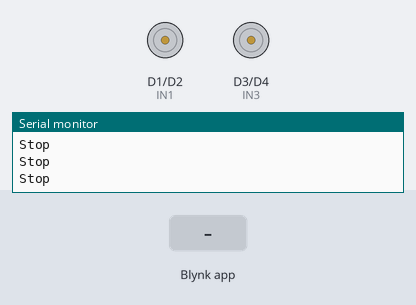
A sketch run on a simulated ESP8266 (NodeMCU). On the bench: motor-driver pin pairs drawn as motors (green arrow = first pin HIGH = forward, orange = second pin HIGH = backward, longer = more drive, scaled by the enable pin), the last lines printed to the serial monitor. The inputs (shaded band) are chosen by the test bench. WiFi joins after 1.5 s; servers stay silent unless stated.

Above: at 3.0 s.
3.1 s: Blynk app writes 1 to V0
4.6 s: Blynk app writes 1 to V4
At 5.8 s:
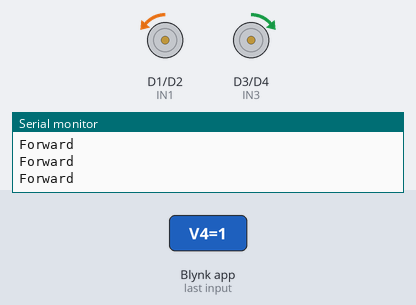
6.1 s: Blynk app writes 0 to V0
At 6.8 s:
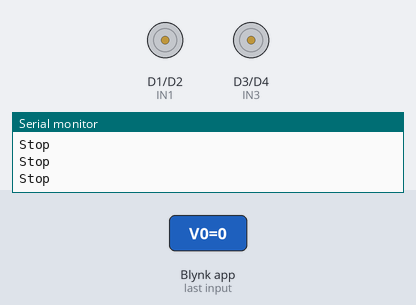
7.6 s: Blynk app writes 1 to V1
At 8.0 s:
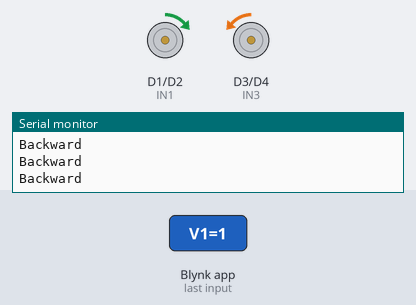
9.1 s: Blynk app writes 0 to V4
At 10.3 s:
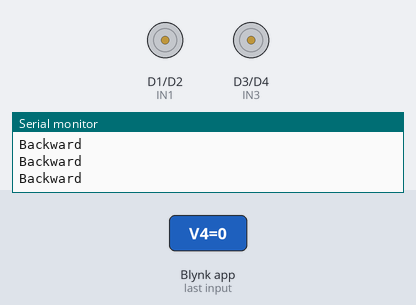
10.6 s: Blynk app writes 200 to V4
At 11.4 s:
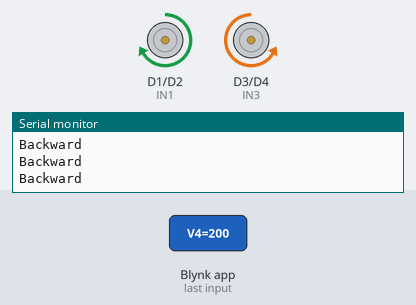
Timing chart, 0 to 13.1 s (numbered marks = the images above; inputs shaded):
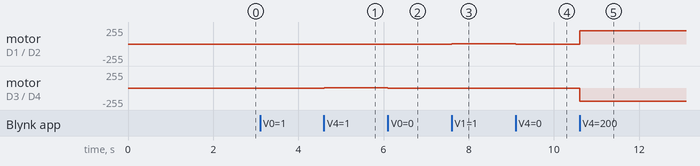

The sketch:

cloud-car.ino
```cpp
//program code for wifi control car.....
// tutorial //
// https://www.youtube.com/watch?v=huWn4Sx99hQ //

#define BLYNK_TEMPLATE_ID "TMPL3ZnXyfG0u"
#define BLYNK_TEMPLATE_NAME "CLOUD CAR"

#define BLYNK_PRINT Serial
#include <ESP8266WiFi.h>
#include <BlynkSimpleEsp8266.h>

//Motor PINs
#define ENA D0
#define IN1 D1
#define IN2 D2
#define IN3 D3
#define IN4 D4
#define ENB D5

bool forward = 0;
bool backward = 0;
bool left = 0;
bool right = 0;
int Speed;

char auth[] = "CVUNuUNQ3dXY97qZL9ZxVI-Fsq5q2zsU"; //Enter your Blynk application auth token
char ssid[] = "poppy"; //Enter your WIFI name
char pass[] = "12345678"; //Enter your WIFI passowrd


void setup() {
//Initialize the serial monitor
  Serial.begin(9600);
//Set the motor pins as the output pin
  pinMode(ENA, OUTPUT);
  pinMode(IN1, OUTPUT);
  pinMode(IN2, OUTPUT);
  pinMode(IN3, OUTPUT);
  pinMode(IN4, OUTPUT);
  pinMode(ENB, OUTPUT);
//Initialize the blynk communication
  Blynk.begin(auth, ssid, pass);
}
//Get values from the widgets
BLYNK_WRITE(V0) {
  forward = param.asInt();
}

BLYNK_WRITE(V1) {
  backward = param.asInt();
}

BLYNK_WRITE(V2) {
  left = param.asInt();
}

BLYNK_WRITE(V3) {
  right = param.asInt();
}

BLYNK_WRITE(V4) {
  Speed = param.asInt();
}

//Check widget values using the IF condition
void smartcar() {
  if (forward == 1) {
    Forward();
    Serial.println("Forward");
  } else if (backward == 1) {
    Backward();
    Serial.println("Backward");
  } else if (left == 1) {
    Left();
    Serial.println("Left");
  } else if (right == 1) {
    Right();
    Serial.println("Right");
  } else if (forward == 0 && backward == 0 && left == 0 && right == 0) {
    Stop();
    Serial.println("Stop");
  }
}

void loop() {
//Run the blynk library
  Blynk.run();
  smartcar();
}
//Motor control functions
void Forward() {
  analogWrite(ENA, Speed);
  analogWrite(ENB, Speed);
  digitalWrite(IN1, LOW);
  digitalWrite(IN2, HIGH);
  digitalWrite(IN3, HIGH);
  digitalWrite(IN4, LOW);
}
void Backward() {
  analogWrite(ENA, Speed);
  analogWrite(ENB, Speed);
  digitalWrite(IN1, HIGH);
  digitalWrite(IN2, LOW);
  digitalWrite(IN3, LOW);
  digitalWrite(IN4, HIGH);
}
void Left() {
  analogWrite(ENA, Speed);
  analogWrite(ENB, Speed);
  digitalWrite(IN1, HIGH);
  digitalWrite(IN2, LOW);
  digitalWrite(IN3, HIGH);
  digitalWrite(IN4, LOW);
}
void Right() {
  analogWrite(ENA, Speed);
  analogWrite(ENB, Speed);
  digitalWrite(IN1, LOW);
  digitalWrite(IN2, HIGH);
  digitalWrite(IN3, LOW);
  digitalWrite(IN4, HIGH);
}
void Stop() {
  digitalWrite(IN1, LOW);
  digitalWrite(IN2, LOW);
  digitalWrite(IN3, LOW);
  digitalWrite(IN4, LOW);
}
```

Measured:
- after the input at 4.6 s, motor on D1 (IN1) / D2 (IN2): stopped → backward 1/255 at once; motor on D3 (IN3) / D4 (IN4): stopped → forward 1/255 at once
- after the input at 6.1 s, motor on D1 (IN1) / D2 (IN2): backward 1/255 → stopped at once; motor on D3 (IN3) / D4 (IN4): forward 1/255 → stopped at once
- after the input at 7.6 s, motor on D1 (IN1) / D2 (IN2): stopped → forward 1/255 at once; motor on D3 (IN3) / D4 (IN4): stopped → backward 1/255 at once
- after the input at 9.1 s, motor on D1 (IN1) / D2 (IN2): forward 1/255 → stopped at once; motor on D3 (IN3) / D4 (IN4): backward 1/255 → stopped at once
- after the input at 10.6 s, motor on D1 (IN1) / D2 (IN2): stopped → forward 200/255 at once; motor on D3 (IN3) / D4 (IN4): stopped → backward 200/255 at once
